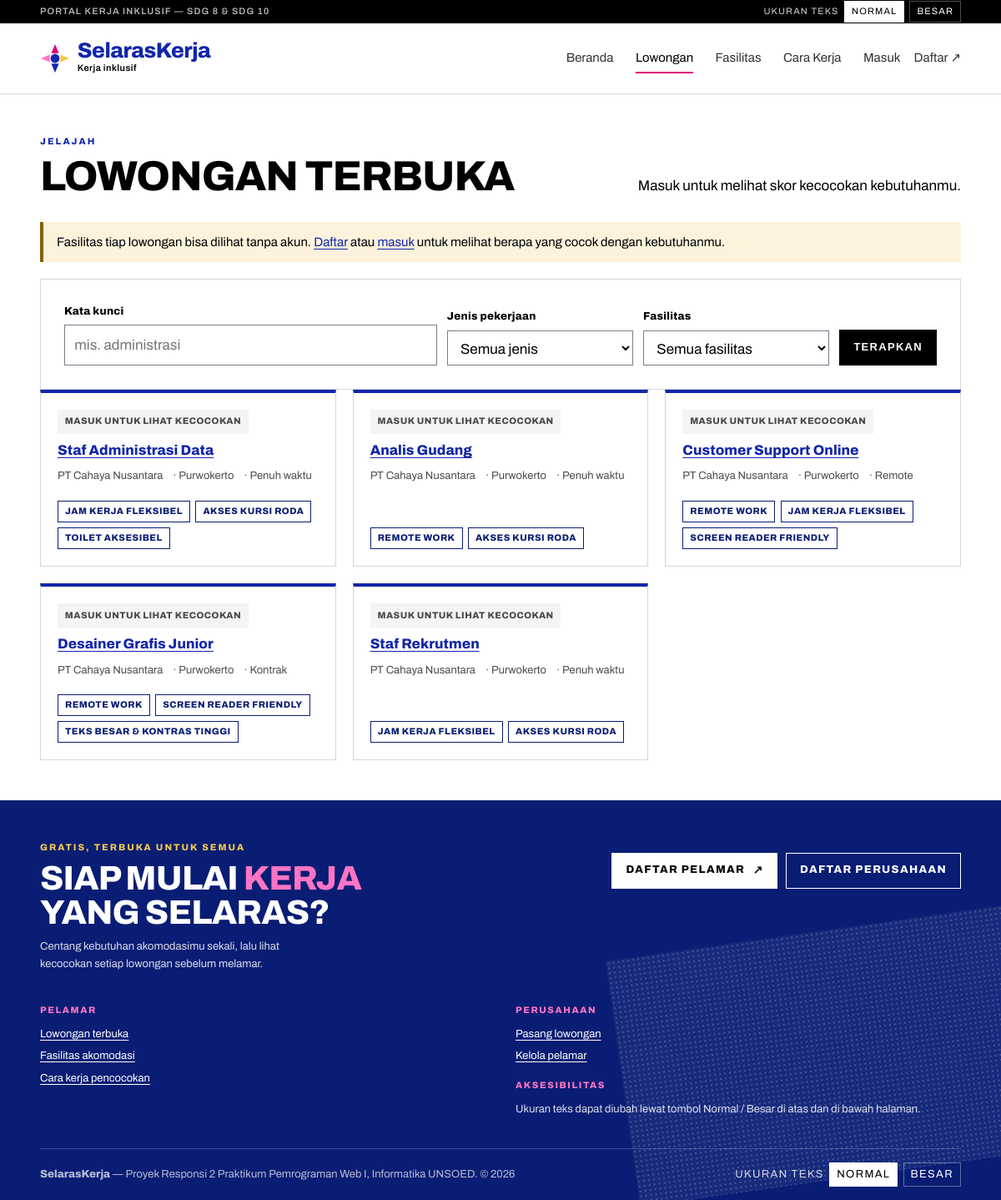
Page /lowongan.php on the committed database.
### tables this page shows
CREATE TABLE jobs (
  id INT AUTO_INCREMENT PRIMARY KEY,
  company_id INT NOT NULL,
  title VARCHAR(150) NOT NULL,
  description TEXT NOT NULL,
  salary VARCHAR(60) DEFAULT NULL,
  job_type ENUM('Penuh waktu','Paruh waktu','Kontrak','Magang','Remote') NOT NULL DEFAULT 'Penuh waktu',
  status ENUM('open','closed') NOT NULL DEFAULT 'open',
  created_at TIMESTAMP NOT NULL DEFAULT CURRENT_TIMESTAMP,
  CONSTRAINT fk_job_company FOREIGN KEY (company_id) REFERENCES companies(id) ON DELETE CASCADE,
  INDEX idx_jobs_status (status)
);

CREATE TABLE companies (
  id INT AUTO_INCREMENT PRIMARY KEY,
  user_id INT NOT NULL UNIQUE,
  company_name VARCHAR(120) NOT NULL,
  location VARCHAR(120) DEFAULT NULL,
  description TEXT DEFAULT NULL,
  CONSTRAINT fk_co_user FOREIGN KEY (user_id) REFERENCES users(id) ON DELETE CASCADE
);

CREATE TABLE accommodations (
  id INT AUTO_INCREMENT PRIMARY KEY,
  name VARCHAR(80) NOT NULL UNIQUE,
  category VARCHAR(60) NOT NULL
);

### helpers/auth_guard.php (called while the page is built, shortened)
<?php
function auth_user(PDO $pdo): ?array
{
    static $cache = null;
    if (empty($_SESSION['uid'])) {
        return null;
    }
    return $cache;
}

### helpers/functions.php (called while the page is built, shortened)
<?php
function e(?string $value): string
{
    return htmlspecialchars((string) $value, ENT_QUOTES, 'UTF-8');
}
function u(string $path = ''): string
{
    return APP_URL . $path;
}
function get_int(string $key, int $default = 0): int
{
    $raw = $_POST[$key] ?? $_GET[$key] ?? null;
    return $raw === null ? $default : (int) $raw;
}

### helpers/matcher.php (called while the page is built, shortened)
<?php
function job_facilities_map(PDO $pdo, array $jobIds): array
{
    $in = implode(',', array_fill(0, count($jobIds), '?'));
    $stmt = $pdo->prepare("SELECT job_id, accommodation_id FROM job_accommodations WHERE job_id IN ($in)");
    $stmt->execute($jobIds);
    $map = array_fill_keys($jobIds, []);
    foreach ($stmt->fetchAll() as $row) {
        $map[(int) $row['job_id']][] = (int) $row['accommodation_id'];
    }
    return $map;
}
function match_stats(array $needs, array $facilities): array
{
    $matched = array_intersect($needs, $facilities);
    $total   = count($needs);
    return [
        'matched' => $matched,
        'count'   => count($matched),
        'total'   => $total,
        'percent' => $total > 0 ? (int) round(count($matched) / $total * 100) : 0,
    ];
}
function jobs_with_score(PDO $pdo, array $needs, array $filter = []): array
{
    $sql = 'SELECT j.*, c.company_name, c.location
            FROM jobs j
            JOIN companies c ON c.id = j.company_id
            WHERE j.status = ?';
    $params = ['open'];
    $stmt = $pdo->prepare($sql . ' ORDER BY j.created_at DESC');
    $stmt->execute($params);
    $jobs = $stmt->fetchAll();
    $facilities = job_facilities_map($pdo, array_map(fn ($j) => (int) $j['id'], $jobs));
    foreach ($jobs as &$job) {
        $stats = match_stats($needs, $facilities[(int) $job['id']] ?? []);
        $job['match_count']   = $stats['count'];
        $job['match_total']   = $stats['total'];
        $job['match_percent'] = $stats['percent'];
    }
    usort($jobs, fn ($a, $b) => $b['match_percent'] <=> $a['match_percent']);
    return $jobs;
}
function accommodation_names(PDO $pdo): array
{
    $rows = $pdo->query('SELECT id, name, category FROM accommodations ORDER BY category, name')->fetchAll();
    $out = [];
    foreach ($rows as $r) {
        $out[(int) $r['id']] = ['name' => $r['name'], 'category' => $r['category']];
    }
    return $out;
}

### lowongan.php (the view, shortened to what this page needs)
<?php
require_once __DIR__ . '/includes/bootstrap.php';
$user = auth_user($pdo);
$needs = $user !== null ? seeker_needs($pdo, (int) $user['id']) : [];
$q     = trim((string) ($_GET['q'] ?? ''));
$type  = (string) ($_GET['type'] ?? '');
$accId = get_int('acc');
$jobs  = jobs_with_score($pdo, $needs, ['q' => $q, 'type' => $type, 'acc' => $accId]);
$per   = 6;
$pages = max(1, (int) ceil(count($jobs) / $per));
$page  = min(max(1, get_int('page', 1)), $pages);
$shown = array_slice($jobs, ($page - 1) * $per, $per);
$master = accommodation_names($pdo);
require __DIR__ . '/includes/header.php';
?>
<section class="section">
  <div class="wrap">
    <div class="section__head">
      <div>
        <p class="kicker">Jelajah</p>
        <h1 class="section__title">Lowongan terbuka</h1>
      </div>
      <p class="section__lede">
        <?php if ($user === null): ?>
          Masuk untuk melihat skor kecocokan kebutuhanmu.
        <?php else: ?>
          Diurutkan dari kecocokan tertinggi dengan kebutuhanmu.
        <?php endif; ?>
      </p>
    </div>
    <?php if ($user === null): ?>
      <p class="alert alert--warn" role="status">
        Fasilitas tiap lowongan bisa dilihat tanpa akun.
        <a href="<?= u('/auth/register.php') ?>">Daftar</a> atau <a href="<?= u('/auth/login.php') ?>">masuk</a> untuk melihat berapa yang cocok dengan kebutuhanmu.
      </p>
    <?php elseif ($needs === []): ?>
      <p class="alert alert--warn" role="status">
        Lengkapi kebutuhan fasilitas di <a href="<?= u('/seeker/profile.php') ?>">profilmu</a> untuk melihat tingkat kecocokan.
      </p>
    <?php endif; ?>
    <form class="filters panel" method="get" action="<?= u('/lowongan.php') ?>">
      <div class="field">
        <label for="q">Kata kunci</label>
        <input id="q" name="q" type="search" value="<?= e($q) ?>" placeholder="mis. administrasi">
      </div>
      <div class="field">
        <label for="type">Jenis pekerjaan</label>
        <select id="type" name="type">
          <option value="">Semua jenis</option>
        </select>
      </div>
      <div class="field">
        <label for="acc">Fasilitas</label>
        <select id="acc" name="acc">
          <option value="">Semua fasilitas</option>
        </select>
      </div>
      <button class="btn" type="submit">Terapkan</button>
    </form>
    <?php if ($shown === []): ?>
      <p class="empty">Belum ada lowongan yang cocok dengan filter ini. Coba longgarkan filter.</p>
    <?php else: ?>
      <ul class="jobs">
        <?php foreach ($shown as $job): ?>
          <li class="job">
            <?php if ($user === null): ?>
              <p class="badge badge--muted">Masuk untuk lihat kecocokan</p>
            <?php elseif ($job['match_total'] > 0): ?>
              <p class="badge">Cocok <?= (int) $job['match_count'] ?> dari <?= (int) $job['match_total'] ?> kebutuhanmu (<?= (int) $job['match_percent'] ?>%)</p>
            <?php else: ?>
              <p class="badge badge--muted">Kebutuhanmu belum diisi</p>
            <?php endif; ?>
            <h2 class="job__title">
              <a href="<?= u('/lowongan-detail.php?id=' . (int) $job['id']) ?>"><?= e($job['title']) ?></a>
            </h2>
            <p class="job__meta">
              <span><?= e($job['company_name']) ?></span>
              <span><?= e($job['location'] ?: 'Lokasi tidak disebut') ?></span>
              <span><?= e($job['job_type']) ?></span>
            </p>
            <?php if ($user !== null && $needs !== []): ?>
              <ul class="chips">
                <?php foreach ($job['facility_ids'] as $fid): ?>
                  <?php if (in_array($fid, $needs, true)): ?>
                    <li class="chip chip--on"><?= e($master[$fid]['name'] ?? 'Fasilitas') ?></li>
                  <?php endif; ?>
                <?php endforeach; ?>
              </ul>
            <?php else: ?>
              <ul class="chips">
                <?php foreach (array_slice($job['facility_ids'], 0, 4) as $fid): ?>
                  <li class="chip"><?= e($master[$fid]['name'] ?? 'Fasilitas') ?></li>
                <?php endforeach; ?>
              </ul>
            <?php endif; ?>
          </li>
        <?php endforeach; ?>
      </ul>
    <?php endif; ?>
  </div>
</section>
<?php require __DIR__ . '/includes/footer.php'; ?>

### public/css/style.css (style rules this page uses)
:root { --blue: #1226aa; --blue-dark: #091d74; --magenta: #de007e; --pink: #ff74c3; --yellow: #f2c94c; --plum: #8a0b4a; --slate: #2b3444; --ink: #000; --paper: #fff; --grey: #f4f4f6; --line: #d5d5dd; --fs-display: clamp(2.1rem, 5.4vw, 4.4rem); --fs-h2: clamp(1.9rem, 4.2vw, 3.6rem); --fs-h3: clamp(1.05rem, 1.4vw, 1.3rem); --fs-body: 1.0625rem; --fs-small: 0.8125rem; --fs-micro: 0.6875rem; --tr-caps: 0.1em; --gutter: clamp(1rem, 4vw, 3.5rem); --wide: 1240px; --r: 0; }
*, *::before, *::after { box-sizing: border-box; }
body { margin: 0; min-height: 100vh; display: flex; flex-direction: column; background: var(--paper); color: var(--ink); font-family: Archivo, "Segoe UI", system-ui, Arial, sans-serif; font-size: var(--fs-body); line-height: 1.6; -webkit-font-smoothing: antialiased; }
h1, h2, h3, p, ul, ol, figure { margin: 0; }
ul, ol { padding: 0; list-style: none; }
a { color: var(--blue); text-underline-offset: 0.2em; }
.wrap { width: 100%; max-width: var(--wide); margin-inline: auto; padding-inline: var(--gutter); }
.btn { display: inline-flex; align-items: center; gap: 0.6rem; padding: 0.8rem 1rem; border: 1px solid var(--ink); background: var(--ink); color: var(--paper); font-size: var(--fs-small); font-weight: 700; letter-spacing: var(--tr-caps); text-transform: uppercase; text-decoration: none; line-height: 1.2; cursor: pointer; }
.kicker { display: block; font-size: var(--fs-micro); font-weight: 800; letter-spacing: 0.18em; text-transform: uppercase; color: var(--blue); margin-bottom: 0.5rem; }
.section__lede { max-width: 48ch; }
.section { padding-block: clamp(2rem, 4vw, 3.5rem); }
.section__head { display: flex; align-items: flex-end; justify-content: space-between; gap: 1rem; flex-wrap: wrap; margin-bottom: clamp(1.25rem, 2.5vw, 2rem); }
.section__title { font-size: var(--fs-h2); line-height: 0.98; font-weight: 800; text-transform: uppercase; letter-spacing: -0.02em; }
.panel { background: var(--paper); border: 1px solid var(--line); padding: clamp(1rem, 2.5vw, 1.75rem); margin-top: 1.5rem; }
.field { display: flex; flex-direction: column; gap: 0.35rem; }
.field > label, .fieldset legend { font-size: var(--fs-small); font-weight: 700; letter-spacing: 0.02em; }
.field input, .field select, .field textarea { font: inherit; color: var(--ink); background: var(--paper); border: 1px solid #7b7b8a; padding: 0.6rem 0.7rem; width: 100%; }
.alert { border-left: 4px solid var(--blue); background: var(--grey); padding: 0.75rem 1rem; margin-top: 1rem; font-size: 0.9375rem; }
.alert--warn { border-left-color: #8a6100; background: #fdf3dc; }
.filters { display: grid; grid-template-columns: 2fr 1fr 1fr auto; gap: 0.75rem; align-items: end; margin-top: 1.25rem; }
.jobs { display: grid; grid-template-columns: repeat(auto-fit, minmax(280px, 1fr)); gap: 1.25rem; }
.job { background: var(--paper); border: 1px solid var(--line); border-top: 4px solid var(--blue); padding: 1.25rem; display: flex; flex-direction: column; gap: 0.65rem; }
.job__title { font-size: var(--fs-h3); line-height: 1.2; font-weight: 800; }
.job__meta { font-size: var(--fs-small); color: #000000b3; display: flex; flex-wrap: wrap; gap: 0.35rem 0.75rem; }
.job__meta span + span::before { content: "· "; }
.badge { align-self: flex-start; background: var(--yellow); color: var(--ink); font-size: var(--fs-micro); font-weight: 800; letter-spacing: 0.04em; text-transform: uppercase; padding: 0.35rem 0.55rem; }
.badge--muted { background: var(--grey); color: #000000b3; font-weight: 700; }
.chips { display: flex; flex-wrap: wrap; gap: 0.4rem; margin-top: auto; padding-top: 0.5rem; }
.chip { display: inline-block; border: 1px solid var(--blue-dark); padding: 0.2rem 0.5rem; font-size: var(--fs-micro); font-weight: 700; letter-spacing: 0.04em; text-transform: uppercase; color: var(--blue-dark); }

### rows in the picture
jobs: title "Staf Administrasi Data", company.company_name "PT Cahaya Nusantara", company.location "Purwokerto", job_type "Penuh waktu"
accommodations: name "JAM KERJA FLEKSIBEL"
accommodations: name "AKSES KURSI RODA"
accommodations: name "TOILET AKSESIBEL"
jobs: title "Analis Gudang", company.company_name "PT Cahaya Nusantara", company.location "Purwokerto", job_type "Penuh waktu"
accommodations: name "REMOTE WORK"
jobs: title "Customer Support Online", company.company_name "PT Cahaya Nusantara", company.location "Purwokerto", job_type "Remote"
accommodations: name "SCREEN READER FRIENDLY"
jobs: title "Desainer Grafis Junior", company.company_name "PT Cahaya Nusantara", company.location "Purwokerto", job_type "Kontrak"
accommodations: name "TEKS BESAR & KONTRAS TINGGI"
jobs: title "Staf Rekrutmen", company.company_name "PT Cahaya Nusantara", company.location "Purwokerto", job_type "Penuh waktu"
